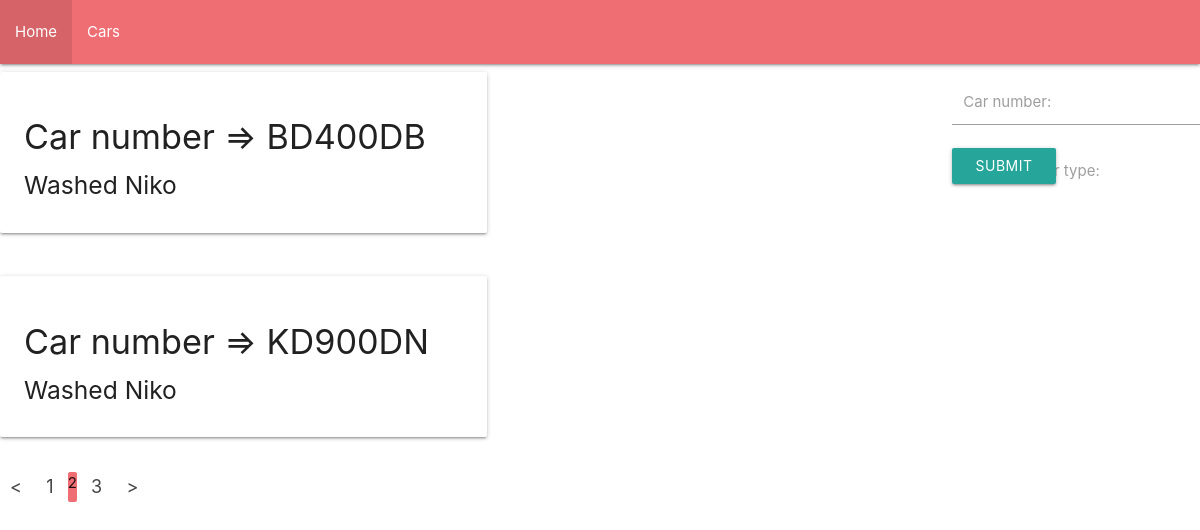
The app's page /car/?page=2 with its own data.
### washapp/models.py (models this page shows, shortened)
class Car(models.Model):
    CarType=(
        ("SD", "Sedan"),
        ("HT", "Hatchback"),
        ("SP", "Sport"),
        ("CP", "Couple")
    )
    number=models.CharField(max_length=7)
    type=models.CharField(
        max_length=2,
        choices=CarType,
        default="")

class Order(models.Model):
    order_date=models.DateTimeField()
    finish_date=models.DateTimeField()
    price=models.IntegerField()
    washer=models.ForeignKey(Washer, on_delete=models.CASCADE, related_name="washer")
    car=models.ForeignKey(Car,on_delete=models.CASCADE, related_name="car")

class Washer(models.Model):
    name = models.CharField(max_length=30)
    surname = models.CharField(max_length=40)
    percentage = models.IntegerField()

### washapp/views.py (the view)
# urls.py: path('car/',views.car, name="car")
def car(request):
    car=Car.objects.all()
    page = request.GET.get('page', 1)
    paginator=Paginator(car,2)
    try:
        users=paginator.page(page)
    except PageNotAnInteger:
        users=paginator.page(1)
    except EmptyPage:
        users=paginator.page(paginator.num_pages)
    form=CarForm()
    if request.method=="POST":
        form=CarForm(request.POST)
        if form.is_valid():
            form.save()
    return render(request,"washapp/cars.html", {"users":users, "form":form})

### washapp/forms.py
class CarForm(forms.ModelForm):
    class Meta:
        model=Car
        fields="__all__"

### washapp/templates/washapp/cars.html (shortened to what this page needs)
{% extends "washapp/base.html" %}
{% block content %}
<form method="POST" class="right" novalidate>
  <div class="input-field col s6">
    {{ form.number }}
    <label for="id_car">Car number:</label>
  </div>
<div class="input-field col s6">
  <label for="id_wash_type">Choose a Car type:</label>
</div>
  <button class="btn waves-effect waves-light" type="submit" name="action">Submit
  </button>
</form>
{% for car in users %}
    <div class="col s12 m3 l3">
        <div class="row">
            <div class="col s12 m5">
              <div class="card">
                <div class="card-content">
                  <h4>Car number => {{car.number}}</h4>
                  {% for i in car.car.all %}
                    <h5>Washed {{i.washer.name}}</h5>
                  {% endfor %}
                </div>
              </div>
            </div>
          </div>
        </div>
{% endfor %}
{% if users.has_other_pages %}
  <ul class="pagination">
    {% if users.has_previous %}
      <li><a href="?page={{ users.previous_page_number }}"><</a></li>
    {% else %}
      <li class="disabled"><span><</span></li>
    {% endif %}
    {% for i in users.paginator.page_range %}
      {% if users.number == i %}
        <li class="active"><span>{{ i }} </span></li>
      {% else %}
        <li><a href="?page={{ i }}">{{ i }}</a></li>
      {% endif %}
    {% endfor %}
    {% if users.has_next %}
      <li><a href="?page={{ users.next_page_number }}">></a></li>
    {% else %}
      <li class="disabled"><span>></span></li>
    {% endif %}
  </ul>
{% endif %}
{% endblock %}

### records on screen
Car: number "BD400DB"
Order: washer.name "Niko"
Car: number "KD900DN"
Order: washer.name "Niko"

### other values on screen
{{ i }} "1" "3"
{{ i }} "2"
